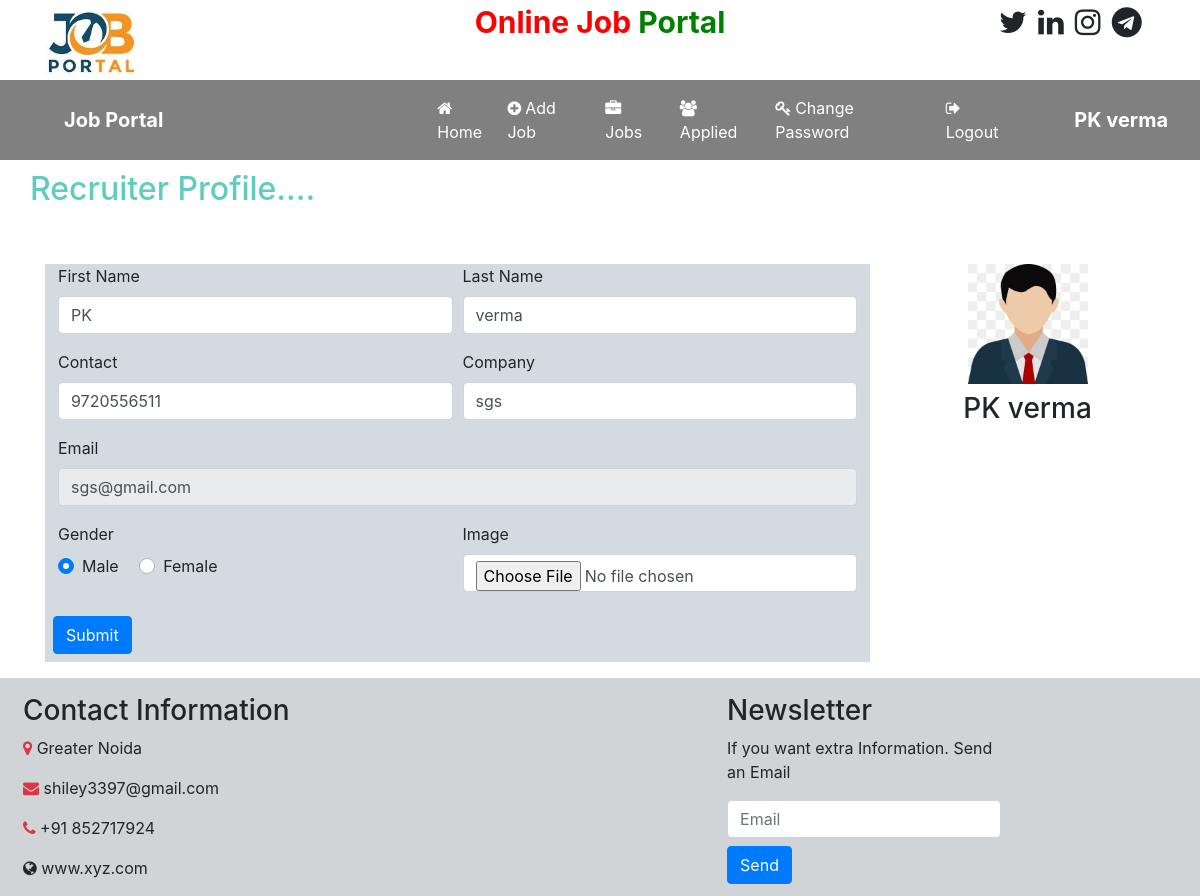
/recruiter_home (signed in), run on the app's committed database.
### job/models.py (models this page shows, shortened)
class Recruiter(models.Model):
    user=models.ForeignKey(User, on_delete=models.CASCADE)
    mobile=models.CharField(max_length=15, null=True)
    image=models.FileField(null=True)
    gender=models.CharField(max_length=10, null=True)
    company=models.CharField(max_length=100,null=True)
    status=models.CharField(max_length=20,null=True)
    type=models.CharField(max_length=15, null=True)

### job/views.py (the view, shortened to what this page needs)
# urls.py: path('recruiter_home', recruiter_home, name='recruiter_home'),
def recruiter_home(request):
    if not request.user.is_authenticated:
        return redirect('recruiter_login')
    user=request.user
    recruiter=Recruiter.objects.get(user=user)
    error=''
    data={'recruiter':recruiter,'error':error}
    return render(request, 'recruiter_home.html',data)

### job/templates/recruiter_home.html (shortened to what this page needs)
{% load static %}
{% block body %}
{% include 'recruiter_navigation.html' %}
    <h2 style="color:rgb(95, 204, 189); margin-left: 30px; margin-top: 10px;">Recruiter Profile....</h2>
    <div class="container">
        <div class="row">
            <div class="col-sm-9">
                <form class=" mt-5" name="signup" method="POST"  enctype="multipart/form-data" style="background-color: rgb(212, 219, 224);">
                    <div class="form-row ml-2 mr-2">
                        <div class="form-group col-md-6">
                            <label>First Name</label>
                            <input type="text" class="form-control" name="fname" value="{{recruiter.user.first_name}}" required>
                        </div>
                        <div class="form-group col-md-6">
                            <label>Last Name</label>
                            <input type="text" class="form-control" name="lname" value="{{recruiter.user.last_name}}">
                        </div>
                    </div>
                    <div class="form-row ml-2 mr-2">
                        <div class="form-group col-md-6">
                            <label>Contact</label>
                            <input type="text" class="form-control" name="contact" value="{{recruiter.mobile}}" required>
                        </div>
                        <div class="form-group col-md-6">
                            <label>Company</label>
                            <input type="text" class="form-control" name="company" value="{{recruiter.company}}" required>
                        </div>
                    </div>
                    <div class="form-row ml-2 mr-2">
                        <div class="form-group col-md-12">
                            <label>Email</label>
                            <input type="text" class="form-control" name="email" value="{{recruiter.user.username}}" readonly required>
                        </div>
                    </div>
                    <div class="form-row ml-2 mr-2">
                        <div class="form-group col-md-6">
                            <label>Gender</label>
                            <div>
                                {% if recruiter.gender == 'Male' %}
                                <div class="custom-control custom-radio custom-control-inline">
                                    <label for="customRadioInline1" class="custom-control-label">Male</label>
                                </div>
                                <div class="custom-control custom-radio custom-control-inline">
                                    <label for="customRadioInline2" class="custom-control-label">Female</label>
                                </div>
                                {% endif %}
                            </div>
                        </div>
                        <div class="form-group col-md-6">
                            <label>Image</label>
                            <input type="file" class="form-control" name="image" accept="image/*">
                        </div>
                    </div>
                    <input type="submit" class="btn btn-primary mb-2 ml-2" style="margin-top:8px"  >
                </form>
            </div>
            <div class="col-sm-3 mt-5 text-center">
                <img src="{{recruiter.image.url}}" style="width: 120px; height: 120px;">
                <h3 class="mt-2">{{recruiter.user.first_name}} {{recruiter.user.last_name}}</h3>
            </div>
        </div>
    </div>
    {% include 'footer.html' %}
{% endblock %}

### job/templates/recruiter_navigation.html (shortened to what this page needs)
<!DOCTYPE html>
<html lang="en">
<head>
    {% load static %}
    <link rel="stylesheet" href="https://maxcdn.bootstrapcdn.com/bootstrap/4.5.2/css/bootstrap.min.css">
    <link rel="stylesheet" href="https://cdnjs.cloudflare.com/ajax/libs/font-awesome/4.7.0/css/font-awesome.min.css">
</head>
<body>
    <div class="container">
        <div class="row">
            <div class="col-sm-3">
                <img src="{% static 'images/jp2.jpg' %}" style="width:140pb; height:80px">
            </div>
            <div class="col-sm-6 mt-10 text-center">
               <span style="font-weight:bold; font-size:30px">
                    <span style="color:red">Online Job</span>
                    <span style="color:green">Portal </span>
               </span>
            </div>
            <div class="col-sm-3 mt-10" style="padding-left:10%">
                <span style="font-weight:bold; font-size:30px">
                    <span><i class="fa fa-twitter "></i></span>
                    <span><i class="fa fa-linkedin pl-1"></i></span>
                    <span><i class="fa fa-instagram pl-1"></i></span>
                    <span><i class="fa fa-telegram pl-1"></i></span>
                </span>
            </div>
        </div>
    </div>
    <nav class="navbar navbar-expand-sm" style="background-color:gray">
        <a class="navbar-brand pl-5 font-weight-bold text-white">Job Portal</a>
        <ul class="navbar-nav">
            <li class="nav-item">
                <a class="nav-link" href="{% url 'recruiter_home' %}" style="margin-left:250px"><i class="fa fa-home  mr-1"></i>Home</a>
            </li>
            <li class="nav-item">
                <a class="nav-link" href="{% url 'add_job' %}" ><i class="fa fa-plus-circle mr-1"></i>Add Job</a>
            </li>
            <li class="nav-item">
                <a class="nav-link" href="{% url 'job_list' %}" ><i class="fa fa-briefcase mr-1"></i>Jobs</a>
            </li>
            <li class="nav-item">
                <a class="nav-link" href="#" ><i class="fa fa-users mr-1"></i>Applied</a>
            </li>
            <li class="nav-item">
                <a class="nav-link" href="{% url 'recruiter_change_pwd' %}" ><i class="fa fa-key mr-1"></i>Change Password</a>
            </li>
            <li class="nav-item">
                <a class="nav-link" href="{% url 'logout' %}" ><i class="fa fa-sign-out mr-1"></i>Logout</a>
            </li>
        </ul>
        <a class="navbar-brand pl-5 font-weight-bold text-white">{{request.user.first_name}} {{request.user.last_name}}</a>
    </nav>
</body>
</html>

### job/templates/recruiter_navigation.html (style rules this page uses)
.nav-link { color:white !important; margin-right:5px }

### data on the page
Recruiter: fname "PK", lname "verma", contact "9720556511", company "sgs", email "sgs@gmail.com", image (picture), user.first_name "PK", user.last_name "verma"

### other printed values
{{ request.user.first_name }} "PK"
{{ request.user.last_name }} "verma"
